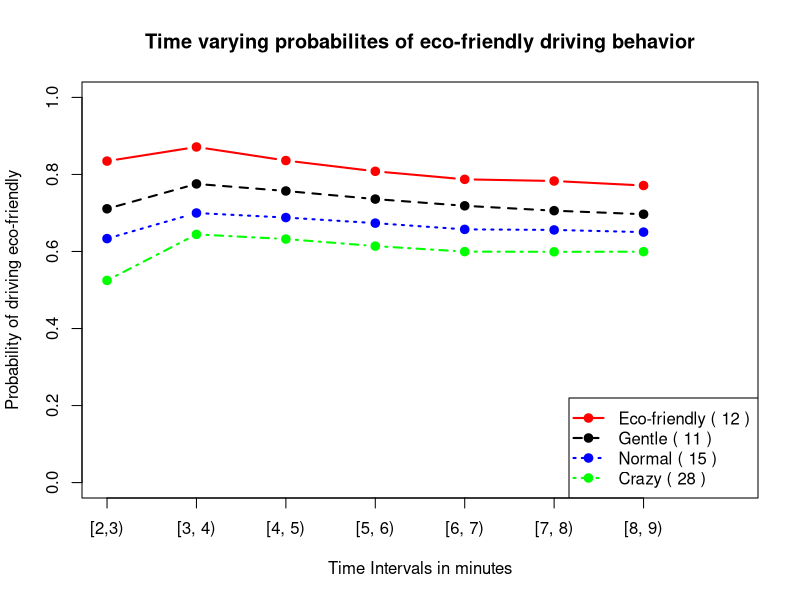

This figure's R source:
# This file plots the data for all the players who played more than 10 mins. 
# Their behavior over time for 10 mins is understood by calculating the probabilities of falling into the 
# smooth zones. No clusters are created. 


playerData_2_3<-read.csv("jerk_clusteringMins_2_3.csv", header=FALSE)
playerData_3_4<-read.csv("jerk_clusteringMins_3_4.csv", header=FALSE)
playerData_4_5<-read.csv("jerk_clusteringMins_4_5.csv", header=FALSE)
playerData_5_6<-read.csv("jerk_clusteringMins_5_6.csv", header=FALSE)
playerData_6_7<-read.csv("jerk_clusteringMins_6_7.csv", header=FALSE)
playerData_7_8<-read.csv("jerk_clusteringMins_7_8.csv", header=FALSE)
playerData_8_9<-read.csv("jerk_clusteringMins_8_9.csv", header=FALSE)

prob2_3<-rowSums(playerData_2_3[, c(11,12)])
prob3_4<-rowSums(playerData_3_4[, c(11,12)])
prob4_5<-rowSums(playerData_4_5[, c(11,12)])
prob5_6<-rowSums(playerData_5_6[, c(11,12)])
prob6_7<-rowSums(playerData_6_7[, c(11,12)])
prob7_8<-rowSums(playerData_7_8[, c(11,12)])
prob8_9<-rowSums(playerData_8_9[, c(11,12)])


probDf <- cbind(prob2_3, prob3_4, prob4_5,  prob5_6, prob6_7, prob7_8, prob8_9)


fit <- kmeans(playerData_2_3, 4) # 4 cluster solution
fit$size
# get cluster means 
allMeans<-aggregate(playerData_2_3, by=list(fit$cluster),FUN=mean)
# append cluster assignment
totalWithClusters <- data.frame(playerData_2_3, fit$cluster)
# get the centers of the clusters
allCenters<-fit$centers

# 
fit$size
cluster1 <- colMeans(probDf[which(totalWithClusters["fit.cluster"]==1), ])
cluster2 <- colMeans(probDf[which(totalWithClusters["fit.cluster"]==2), ])
cluster3 <- colMeans(probDf[which(totalWithClusters["fit.cluster"]==3), ])
cluster4 <- colMeans(probDf[which(totalWithClusters["fit.cluster"]==4), ])


all <- rbind(cluster1, cluster2, cluster3, cluster4)
clusterOrder<-order(-all[,1])
allNew<- all[ order(-all[,1]), ]

tAll <- t(allNew)
tAll
labelsOfClusters<-c("[2,3)", "[3, 4)", "[4, 5)", "[5, 6)", "[6, 7)", "[7, 8)", "[8, 9)")

theClusterSize<-fit$size
theClusterSize<-theClusterSize[clusterOrder] # ordering cluster sizes according to eco-friendliness
totalSummary <- rbind(tAll, theClusterSize)

plot.new()
frame()
tAll_9 <- tAll
matplot(tAll_9, xlim=c(1,8), ylim=c(0,1), type = c("b"), lty = 1:4, lwd = 2, pch=19, col=c("red","black", "blue","green"), 
        xaxt='n', xlab = "Time Intervals in minutes", ylab = "Probability of driving eco-friendly",
        main = "Time varying probabilites of eco-friendly driving behavior")
#egend("bottomright",  lty = 1:4, lwd = 2, pch=19,  legend = c("Eco-friendly ", "Gerntle", "Normal", "Crazy"), col=c("red","black", "blue","green")) # optional legend
legendString = c(paste("Eco-friendly (", theClusterSize[1], ")" ),
                 paste("Gentle (", theClusterSize[2], ")" ),
                 paste("Normal (", theClusterSize[3], ")" ),
                 paste("Crazy (", theClusterSize[4], ")" )
)
legend("bottomright",  lty = 1:4, lwd = 2, pch=19,  legendString , col=c("red","black", "blue","green")) # optional legend

axis(1, at=1:7, labels=labelsOfClusters)


write.table(totalSummary, file = "ClusterPerformance")
write.csv(totalSummary, file = "ClusterPerformance.csv")
totalSummary








